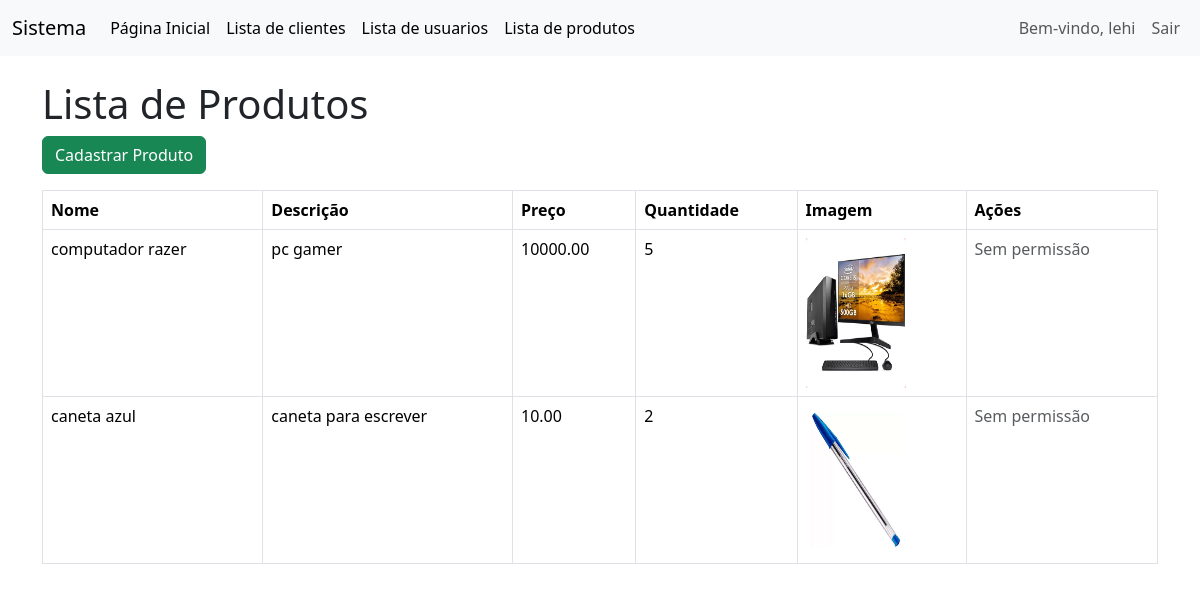
Page /lista_produtos.php (signed in) on the committed database.
### tables this page shows
CREATE TABLE `produtos` (
  `id` int NOT NULL,
  `nome` varchar(100) NOT NULL,
  `descricao` text,
  `preco` decimal(10,2) NOT NULL,
  `quantidade` int NOT NULL,
  `imagem` varchar(255) NOT NULL
);

### lista_produtos.php (the view, shortened to what this page needs)
<?php
include 'conexao.php';
include 'menu.php';
$temAcessoAdmin = $_SESSION['nivel_acesso'] === 'ADMINISTRADOR';
$produtos = $conn->query("SELECT * FROM produtos")->fetchAll(PDO::FETCH_ASSOC);
?>
<!DOCTYPE html>
<html lang="pt-br">
<head>
    <link href="https://cdn.jsdelivr.net/npm/bootstrap@5.3.3/dist/css/bootstrap.min.css" rel="stylesheet">
</head>
<body>
    <div class="container">
        <h1 class="mt-4">Lista de Produtos</h1>
        <a href="cadastro_produto.php" class="btn btn-success mb-3">Cadastrar Produto</a>
        <table class="table table-bordered">
            <thead>
                <tr>
                    <th>Nome</th>
                    <th>Descrição</th>
                    <th>Preço</th>
                    <th>Quantidade</th>
                    <th>Imagem</th>
                    <th>Ações</th>
                </tr>
            </thead>
            <tbody>
                <?php foreach ($produtos as $produto): ?>
                    <tr>
                        <td><?= htmlspecialchars($produto['nome']) ?></td>
                        <td><?= htmlspecialchars($produto['descricao']) ?></td>
                        <td><?= htmlspecialchars($produto['preco']) ?></td>
                        <td><?= htmlspecialchars($produto['quantidade']) ?></td>
                        <td>
                            <?php if (!empty($produto['imagem'])): ?>
                                <img src="img/<?= htmlspecialchars($produto['imagem']) ?>"></img>
                            <?php else: ?>
                                <span class="text-muted">Sem imagem disponível</span>
                            <?php endif; ?>
                        </td>
                        <td>
                            <?php if ($temAcessoAdmin): ?>
                                <a href="editar_produto.php?id=<?= $produto['id'] ?>" class="btn btn-warning btn-sm">Editar</a>
                                <a href="excluir_produto.php?id=<?= $produto['id'] ?>" class="btn btn-danger btn-sm" onclick="return confirm('A exclusão é permanente! Tem certeza disso?')">Excluir</a>
                            <?php else: ?>
                                <span class="text-muted">Sem permissão</span>
                            <?php endif; ?>
                        </td>
                    </tr>
                <?php endforeach; ?>
            </tbody>
        </table>
    </div>
</body>
</html>

### lista_produtos.php (style rules this page uses)
img { height: 150px; width: 100px; }

### rows in the picture
produtos: nome "computador razer", descricao "pc gamer", preco "10000.00", quantidade "5", imagem (picture)
produtos: nome "caneta azul", descricao "caneta para escrever", preco "10.00", quantidade "2", imagem (picture)

### other values in the picture
$_SESSION['nome_usuario'] "lehi"
